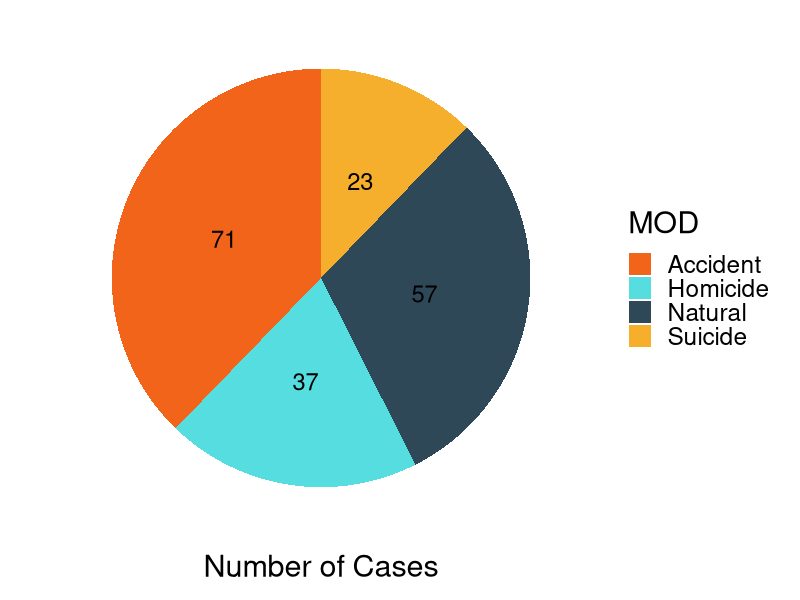

Source code (R):
library(ggplot2)
library(tidyverse)

df <- data.frame(MOD = c('Natural', 'Accident', 'Homicide', 'Suicide'), 
                 cases = c(57,71,37,23))

df

theme_set(theme_classic(base_size = 22))
pie <- ggplot(df, aes(x="", y=cases, fill=MOD))+
  geom_bar(width = 1, stat = "identity")+ coord_polar("y", start=0) +
  geom_text(aes(label = paste0(cases)), position = position_stack(vjust = 0.5), size = 6) +
  xlab('') + ylab('Number of Cases') + 
  scale_fill_manual(values=c("#F26419", "#55DDE0", "#2F4858", "#F6AE2D")) +
  theme(axis.line = element_blank(),
        axis.text = element_blank(),
        axis.ticks = element_blank())

pie
